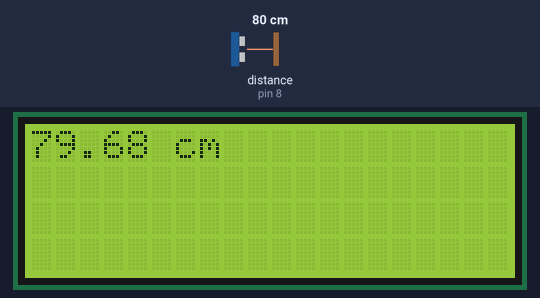
A sketch run on a simulated Arduino Uno, built with avr-gcc and run on an emulated ATmega328P. Parts: 20×4 character LCD. Wiring (inferred from the names in the program): ultrasonic range finder: trigger pin 12; echo pin 8. The inputs (shaded band) are chosen by the test bench; at power-on: distance to the obstacle (sensor on pin 8) 80 cm. The echo pulse lasts 58.3 µs per cm; what the sketch prints to the serial monitor is not drawn.

Above: at 1.2 s.
1.3 s: distance to the obstacle (sensor on pin 8) set to 2 cm
At 2.6 s:
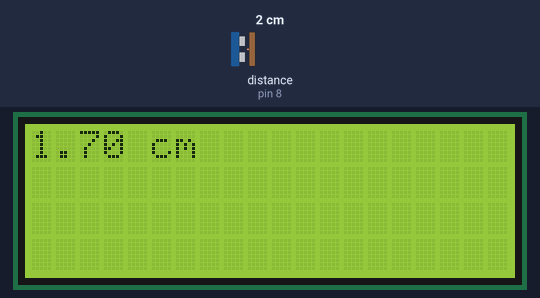
2.9 s: distance to the obstacle (sensor on pin 8) set to 35 cm
At 4.0 s:
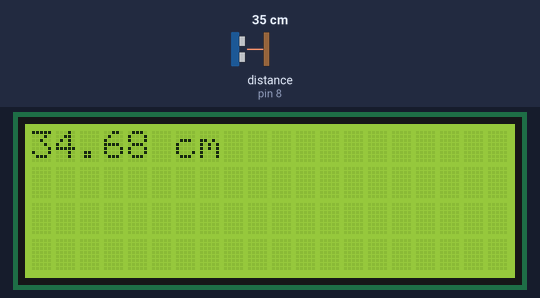
5.9 s: distance to the obstacle (sensor on pin 8) set to 4 cm
At 6.07 s:
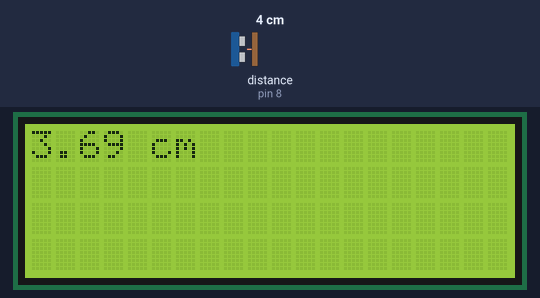
7.6 s: distance to the obstacle (sensor on pin 8) set to 120 cm
At 9.1 s:
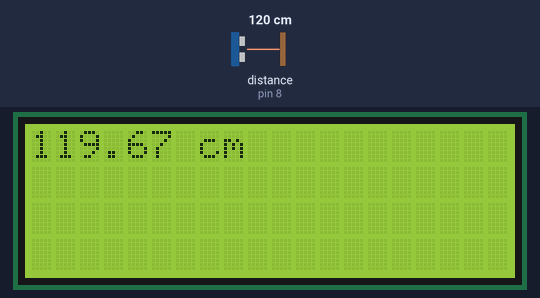
Timing chart, 0 to 10.6 s (numbered marks = the images above; inputs shaded):
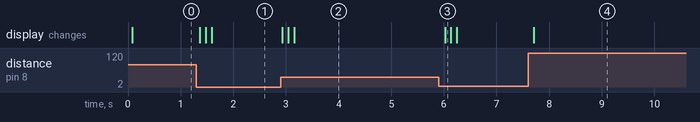

The sketch:

i2c-lcd-part-4.ino
```cpp
// (licence header left out)
// Library for I2C / TWI device communication
#include <Wire.h>

// Library to control the LCD screen
#include <LiquidCrystal_I2C.h>

/*
 * Set the correct chip for your LCD
 * Use 0x27 when you have the PCF8574 chip made by NXP
 * Use 0x3F when you have the PCF8574A chip made by Ti (Texas Instruments)
 * The last two digits represent the LCD size
 * e.g. 20x4 or 16x2
 *
 */
LiquidCrystal_I2C lcd(0x27, 20, 4);
//LiquidCrystal_I2C lcd(0x3F, 16, 2);


const int trigPin = 12;   // trigger pin
const int echoPin = 8;    // echo pin

float duration;           // variable to store duration as floating point (float)
float distance;           // variable to store distance as floating point (float)

void setup() {
  Serial.begin(9600);                    // initialise the serial monitor

  // Ultrasonic sensor
  pinMode(trigPin, OUTPUT);              // set the trigger pin as output
  pinMode(echoPin, INPUT);               // set the echo pin as input

  // LCD screen
  lcd.init();                            // initialise the LCD
  lcd.backlight();                       // turn backlight on
}

void loop() {

  // Ultrasonic sensor
  digitalWrite(trigPin, LOW);            // set the trigPin to LOW
  delayMicroseconds(2);                  // wait 2ms to make sure the trigPin is LOW

  digitalWrite(trigPin, HIGH);           // set the trigPin to HIGH to start sending ultrasonic sound
  delayMicroseconds(10);                 // pause 10ms
  digitalWrite(trigPin, LOW);            // set the trigPin to LOW to stop sending ultrasonic sound

  duration = pulseIn(echoPin, HIGH);     // request how long the echoPin has been HIGH
  distance = (duration * 0.0343) / 2;    // calculate the distance based on the speed of sound
                                         // we need to divide by 2 since the sound travelled the distance twice
  Serial.print("Distance: ");            // print the result to the serial monitor
  Serial.println(distance);

  // LCD screen
  lcd.clear();                           // clear screen
  lcd.setCursor(0, 0);                   // set the cursor to position 1, line 1
  lcd.print(distance);                   // write to screen
  lcd.print(" cm");                      // write to screen

  delay(100);                            // pause 100ms till the next measurement
}
```

Measured:
- after the input at 1.3 s, the display: first changes after 0.07 s (image 1 shows a later state)
- after the input at 2.9 s, the display: first changes at once (image 2 shows a later state)
- after the input at 5.9 s, the display: changes after 0.12 s (image 3)
- after the input at 7.6 s, the display: changes after 0.11 s (image 4)
